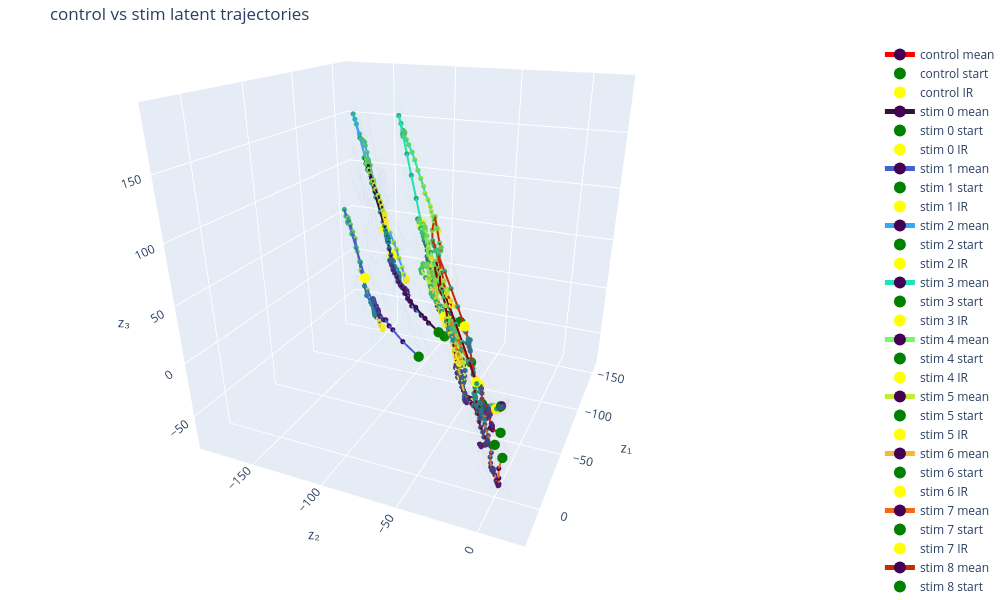

The code cell stored with this chart in its notebook:
### Code cell
fig = plot_latent_phase_portrait(
    [("control", z_control, control_rel_t, "red"),
    ("stim", z_stim, stim_rel_t, stim_block)],
    alpha_trials=0.03,
)
fig.update_layout(scene_camera=dict(
    eye=dict(x=1.75, y=0.75, z=0.75),
    center=dict(x=0, y=0, z=-0.2),
))
fig.show()
